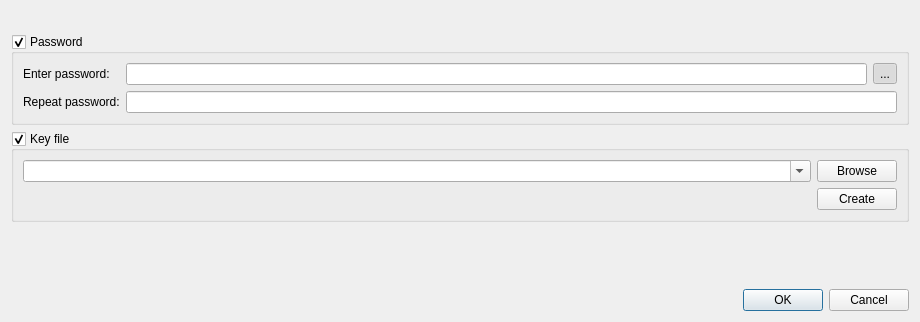
<?xml version="1.0" encoding="UTF-8"?>
<ui version="4.0">
 <class>ChangeMasterKeyWidget</class>
 <widget class="QWidget" name="ChangeMasterKeyWidget">
  <property name="geometry">
   <rect>
    <x>0</x>
    <y>0</y>
    <width>920</width>
    <height>322</height>
   </rect>
  </property>
  <layout class="QVBoxLayout" name="verticalLayout">
   <item>
    <widget class="QLabel" name="headlineLabel"/>
   </item>
   <item>
    <spacer name="verticalSpacer_2">
     <property name="orientation">
      <enum>Qt::Vertical</enum>
     </property>
     <property name="sizeType">
      <enum>QSizePolicy::Fixed</enum>
     </property>
     <property name="sizeHint" stdset="0">
      <size>
       <width>1</width>
       <height>3</height>
      </size>
     </property>
    </spacer>
   </item>
   <item>
    <widget class="QGroupBox" name="passwordGroup">
     <property name="title">
      <string>Password</string>
     </property>
     <property name="checkable">
      <bool>true</bool>
     </property>
     <property name="checked">
      <bool>true</bool>
     </property>
     <layout class="QFormLayout" name="formLayout">
      <property name="fieldGrowthPolicy">
       <enum>QFormLayout::ExpandingFieldsGrow</enum>
      </property>
      <item row="0" column="0">
       <widget class="QLabel" name="enterPasswordLabel">
        <property name="text">
         <string>Enter password:</string>
        </property>
       </widget>
      </item>
      <item row="0" column="1">
       <layout class="QHBoxLayout" name="horizontalLayout">
        <item>
         <widget class="QLineEdit" name="enterPasswordEdit">
          <property name="echoMode">
           <enum>QLineEdit::Password</enum>
          </property>
         </widget>
        </item>
        <item>
         <widget class="QToolButton" name="togglePasswordButton">
          <property name="text">
           <string>...</string>
          </property>
          <property name="checkable">
           <bool>true</bool>
          </property>
          <property name="checked">
           <bool>true</bool>
          </property>
         </widget>
        </item>
       </layout>
      </item>
      <item row="1" column="0">
       <widget class="QLabel" name="repeatPasswordLabel">
        <property name="text">
         <string>Repeat password:</string>
        </property>
       </widget>
      </item>
      <item row="1" column="1">
       <widget class="QLineEdit" name="repeatPasswordEdit">
        <property name="echoMode">
         <enum>QLineEdit::Password</enum>
        </property>
       </widget>
      </item>
     </layout>
    </widget>
   </item>
   <item>
    <widget class="QGroupBox" name="keyFileGroup">
     <property name="title">
      <string>Key file</string>
     </property>
     <property name="checkable">
      <bool>true</bool>
     </property>
     <layout class="QGridLayout" name="gridLayout">
      <item row="0" column="2">
       <widget class="QPushButton" name="browseKeyFileButton">
        <property name="text">
         <string>Browse</string>
        </property>
       </widget>
      </item>
      <item row="1" column="2">
       <widget class="QPushButton" name="createKeyFileButton">
        <property name="text">
         <string>Create</string>
        </property>
       </widget>
      </item>
      <item row="0" column="1">
       <widget class="QComboBox" name="keyFileCombo">
        <property name="sizePolicy">
         <sizepolicy hsizetype="Expanding" vsizetype="Fixed">
          <horstretch>0</horstretch>
          <verstretch>0</verstretch>
         </sizepolicy>
        </property>
        <property name="editable">
         <bool>true</bool>
        </property>
       </widget>
      </item>
     </layout>
    </widget>
   </item>
   <item>
    <spacer name="verticalSpacer">
     <property name="orientation">
      <enum>Qt::Vertical</enum>
     </property>
     <property name="sizeHint" stdset="0">
      <size>
       <width>20</width>
       <height>40</height>
      </size>
     </property>
    </spacer>
   </item>
   <item>
    <widget class="QDialogButtonBox" name="buttonBox">
     <property name="standardButtons">
      <set>QDialogButtonBox::Cancel|QDialogButtonBox::Ok</set>
     </property>
    </widget>
   </item>
  </layout>
 </widget>
 <tabstops>
  <tabstop>passwordGroup</tabstop>
  <tabstop>enterPasswordEdit</tabstop>
  <tabstop>repeatPasswordEdit</tabstop>
  <tabstop>togglePasswordButton</tabstop>
  <tabstop>keyFileGroup</tabstop>
  <tabstop>keyFileCombo</tabstop>
  <tabstop>browseKeyFileButton</tabstop>
  <tabstop>createKeyFileButton</tabstop>
  <tabstop>buttonBox</tabstop>
 </tabstops>
 <resources/>
 <connections/>
</ui>
